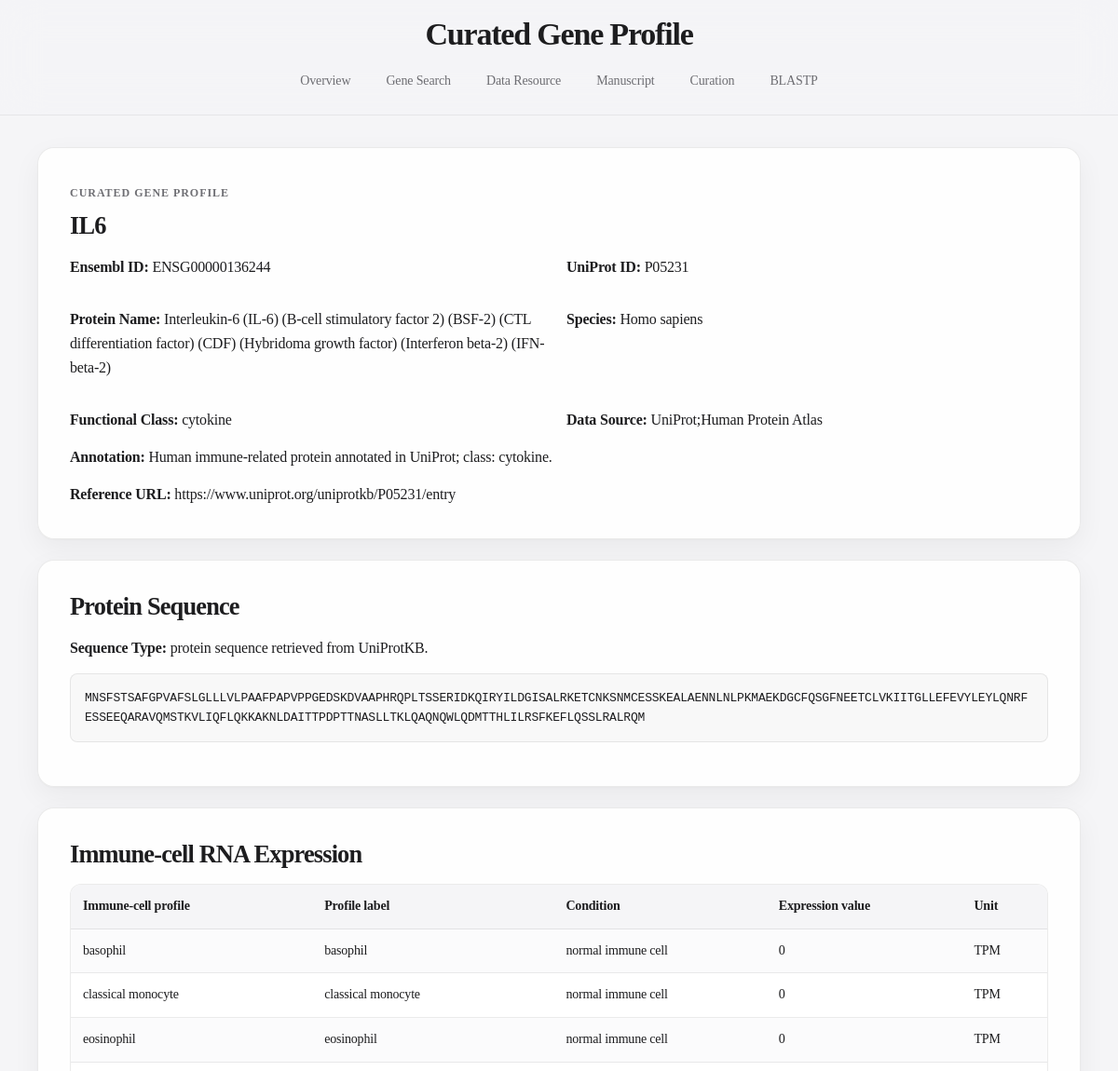
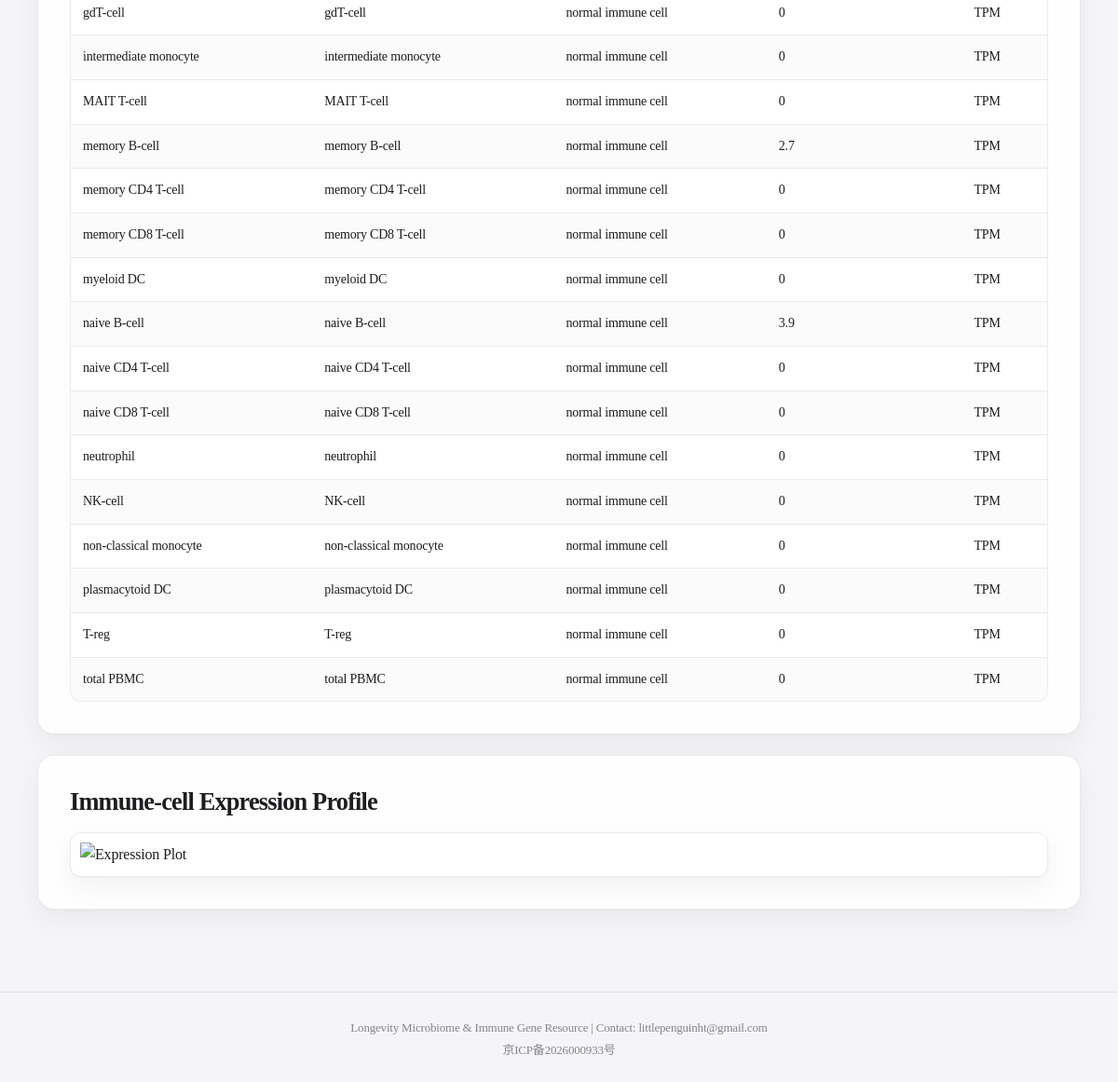
The app's page /gene.php?id=1 with its own data (2 pictures, top to bottom).
### tables this page shows
CREATE TABLE genes (
    id INT AUTO_INCREMENT PRIMARY KEY,
    gene_symbol VARCHAR(100) NOT NULL UNIQUE,
    ensembl_id VARCHAR(100) UNIQUE,
    uniprot_id VARCHAR(100),
    protein_name TEXT,
    species VARCHAR(255) NOT NULL,
    gene_class VARCHAR(255),
    description TEXT,
    sequence_type VARCHAR(50) DEFAULT 'protein',
    sequence MEDIUMTEXT,
    source_database VARCHAR(255),
    source_url TEXT,
    created_at TIMESTAMP DEFAULT CURRENT_TIMESTAMP,
    updated_at TIMESTAMP DEFAULT CURRENT_TIMESTAMP ON UPDATE CURRENT_TIMESTAMP
);

CREATE TABLE expression (
    id INT AUTO_INCREMENT PRIMARY KEY,
    gene_id INT NOT NULL,
    sample_id INT NOT NULL,
    expression_value DOUBLE NOT NULL,
    expression_unit VARCHAR(50) DEFAULT 'TPM',
    created_at TIMESTAMP DEFAULT CURRENT_TIMESTAMP,
    UNIQUE KEY uniq_gene_sample (gene_id, sample_id),
    CONSTRAINT fk_expression_gene FOREIGN KEY (gene_id) REFERENCES genes(id) ON DELETE CASCADE,
    CONSTRAINT fk_expression_sample FOREIGN KEY (sample_id) REFERENCES samples(id) ON DELETE CASCADE
);

CREATE TABLE samples (
    id INT AUTO_INCREMENT PRIMARY KEY,
    sample_name VARCHAR(255) NOT NULL UNIQUE,
    tissue VARCHAR(255),
    condition_name VARCHAR(255),
    species VARCHAR(255) NOT NULL,
    source_database VARCHAR(255),
    description TEXT
);

### gene.php (the view, shortened to what this page needs)
<?php
require_once __DIR__ . '/config/db.php';
$id = (int)($_GET['id'] ?? 0);
$stmt = $pdo->prepare("
    SELECT
        id,
        gene_symbol,
        ensembl_id,
        uniprot_id,
        protein_name,
        species,
        gene_class,
        description,
        sequence_type,
        sequence,
        source_database,
        source_url
    FROM genes
    WHERE id = :id
");
$stmt->execute([':id' => $id]);
$gene = $stmt->fetch();
$stmt2 = $pdo->prepare("
    SELECT
        s.sample_name,
        s.tissue,
        s.condition_name,
        e.expression_value,
        e.expression_unit
    FROM expression e
    INNER JOIN samples s ON e.sample_id = s.id
    WHERE e.gene_id = :gene_id
    ORDER BY s.tissue ASC, s.sample_name ASC
");
$stmt2->execute([':gene_id' => $id]);
$expressionData = $stmt2->fetchAll();
?>
<!DOCTYPE html>
<html lang="zh-CN">
<head>
    <link rel="stylesheet" href="css/style.css">
</head>
<body>
    <?php
    include 'includes/header.php';
    ?>
    <main>
        <section class="card">
            <p class="eyebrow">Curated gene profile</p>
            <h2><?php echo htmlspecialchars($gene['gene_symbol']); ?></h2>
            <div class="meta-grid">
                <p><strong>Ensembl ID:</strong> <?php echo htmlspecialchars($gene['ensembl_id'] ?? ''); ?></p>
                <p><strong>UniProt ID:</strong> <?php echo htmlspecialchars($gene['uniprot_id'] ?? ''); ?></p>
                <p><strong>Protein Name:</strong> <?php echo htmlspecialchars($gene['protein_name'] ?? ''); ?></p>
                <p><strong>Species:</strong> <?php echo htmlspecialchars($gene['species'] ?? ''); ?></p>
                <p><strong>Functional Class:</strong> <?php echo htmlspecialchars($gene['gene_class'] ?? ''); ?></p>
                <p><strong>Data Source:</strong> <?php echo htmlspecialchars($gene['source_database'] ?? ''); ?></p>
            </div>
            <p><strong>Annotation:</strong> <?php echo htmlspecialchars($gene['description'] ?? ''); ?></p>
            <?php if (!empty($gene['source_url'])): ?>
                <p><strong>Reference URL:</strong> <?php echo htmlspecialchars($gene['source_url']); ?></p>
            <?php endif; ?>
        </section>
        <section class="card">
            <h2>Protein Sequence</h2>
            <p><strong>Sequence Type:</strong> <?php echo htmlspecialchars($gene['sequence_type'] ?? ''); ?> sequence retrieved from UniProtKB.</p>
            <pre><?php echo htmlspecialchars($gene['sequence'] ?? ''); ?></pre>
        </section>
        <section class="card">
            <h2>Immune-cell RNA Expression</h2>
            <?php if (count($expressionData) > 0): ?>
                <table>
                    <tr>
                        <th>Immune-cell profile</th>
                        <th>Profile label</th>
                        <th>Condition</th>
                        <th>Expression value</th>
                        <th>Unit</th>
                    </tr>
                    <?php foreach ($expressionData as $row): ?>
                        <tr>
                            <td><?php echo htmlspecialchars($row['sample_name'] ?? ''); ?></td>
                            <td><?php echo htmlspecialchars($row['tissue'] ?? ''); ?></td>
                            <td><?php echo htmlspecialchars($row['condition_name'] ?? ''); ?></td>
                            <td><?php echo htmlspecialchars((string)($row['expression_value'] ?? '')); ?></td>
                            <td><?php echo htmlspecialchars($row['expression_unit'] ?? ''); ?></td>
                        </tr>
                    <?php endforeach; ?>
                </table>
            <?php else: ?>
                <p>No immune-cell expression records are currently available for this gene.</p>
            <?php endif; ?>
        </section>
        <?php if (count($expressionData) > 0): ?>
            <section class="card">
                <h2>Immune-cell Expression Profile</h2>
                <img
                    class="plot-frame"
                    src="plot_expression.php?gene_id=<?php echo htmlspecialchars((string)$gene['id']); ?>"
                    alt="Expression Plot">
            </section>
        <?php endif; ?>
    </main>
    <?php include 'includes/footer.php'; ?>
</body>
</html>

### css/style.css (style rules this page uses)
body { font-family: -apple-system, BlinkMacSystemFont, "Segoe UI", "Roboto", "Oxygen", "Ubuntu", "Cantarell", "Fira Sans", "Droid Sans", "Helvetica Neue", sans-serif; margin: 0; background: #fafbfc; color: #505050; line-height: 1.6; display: flex; flex-direction: column; min-height: 100vh; }
main { width: 85%; max-width: 1000px; margin: 0 auto; flex: 1; padding: 30px 20px; }
.card { background: #ffffff; padding: 24px; border-radius: 6px; margin-bottom: 20px; border: 1px solid #e5e7eb; box-shadow: 0 1px 2px rgba(0, 0, 0, 0.04); transition: all 0.2s ease; }
h2 { margin-top: 0; color: #1f2937; font-weight: 600; font-size: 20px; }
:root { color-scheme: light; --bg: #f5f5f7; --surface: rgba(255, 255, 255, 0.86); --surface-solid: #ffffff; --surface-muted: #fbfbfd; --text: #1d1d1f; --text-muted: #6e6e73; --text-soft: #86868b; --line: rgba(0, 0, 0, 0.08); --line-strong: rgba(0, 0, 0, 0.14); --blue: #0071e3; --blue-dark: #005bb5; --blue-soft: rgba(0, 113, 227, 0.10); --danger: #d70015; --danger-soft: rgba(215, 0, 21, 0.08); --success: #248a3d; --success-soft: rgba(36, 138, 61, 0.10); --radius: 18px; --radius-sm: 12px; --shadow-sm: 0 1px 2px rgba(0, 0, 0, 0.03), 0 10px 30px rgba(0, 0, 0, 0.05); --shadow-md: 0 18px 48px rgba(0, 0, 0, 0.08); --focus: 0 0 0 4px rgba(0, 113, 227, 0.16); }
* { box-sizing: border-box; }
html { scroll-behavior: smooth; background: var(--bg); }
body { margin: 0; color: var(--text); background: radial-gradient(circle at 50% -20%, rgba(255, 255, 255, 0.95), rgba(245, 245, 247, 0) 420px), var(--bg); font-family: 'Times New Roman', Times, serif, Arial, -apple-system, BlinkMacSystemFont, "SF Pro Text", "SF Pro Display", "Segoe UI", "Microsoft YaHei", sans-serif; font-size: 16px; line-height: 1.62; letter-spacing: -0.012em; -webkit-font-smoothing: antialiased; text-rendering: optimizeLegibility; }
img { max-width: 100%; height: auto; }
main { width: min(1120px, calc(100% - 44px)); max-width: 1120px; padding: 34px 0 22px; }
.card { margin-bottom: 22px; padding: clamp(22px, 3vw, 34px); overflow: hidden; color: var(--text); background: var(--surface); border: 1px solid var(--line); border-radius: var(--radius); box-shadow: var(--shadow-sm); backdrop-filter: blur(18px); -webkit-backdrop-filter: blur(18px); transition: box-shadow .2s ease, border-color .2s ease, transform .2s ease; }
h1, h2, h3 { color: var(--text); line-height: 1.18; letter-spacing: -0.032em; }
h2 { margin: 0 0 16px; font-size: clamp(21px, 2.2vw, 28px); font-weight: 650; }
p { margin: 0 0 14px; }
p:last-child { margin-bottom: 0; }
strong { color: var(--text); font-weight: 650; }
.summary-grid, .split-grid, .form-grid, .meta-grid { gap: 16px !important; }
table { width: 100%; margin-top: 16px; border-collapse: separate !important; border-spacing: 0; overflow: hidden; background: rgba(255, 255, 255, 0.76) !important; border: 1px solid var(--line) !important; border-radius: var(--radius-sm); box-shadow: none; font-size: 14px; }
table, th, td { border-color: var(--line) !important; }
th, td { padding: 12px 13px !important; text-align: left; vertical-align: top; border: 0 !important; border-bottom: 1px solid var(--line) !important; }
th { color: var(--text); background: rgba(245, 245, 247, 0.92) !important; font-weight: 620; }
tr:last-child td { border-bottom: 0 !important; }
table tr:nth-child(even):not(:first-child) { background: rgba(245, 245, 247, 0.42); }
pre { max-width: 100%; overflow-x: auto; white-space: pre-wrap; word-break: break-word; color: var(--text); background: rgba(245, 245, 247, 0.78); border: 1px solid var(--line); border-radius: var(--radius-sm); padding: 15px; font-family: "SFMono-Regular", ui-monospace, Menlo, Consolas, monospace; font-size: 13px; line-height: 1.62; }
.plot-frame, img[alt="Expression Plot"] { display: block; max-width: 100%; border: 1px solid var(--line) !important; border-radius: var(--radius-sm) !important; padding: 10px !important; background: #fff !important; box-shadow: var(--shadow-sm); }
.eyebrow { display: inline-flex; margin: 0 0 10px; color: var(--text-muted); font-size: 12px; font-weight: 650; letter-spacing: .08em; text-transform: uppercase; }

### records on screen
genes: gene_symbol "IL6", ensembl "ENSG00000136244", uniprot "P05231", protein_name "Interleukin-6 (IL-6) (B-cell stimulatory factor 2) (BSF-2) (CTL differentiation factor) (CDF) (Hybridoma growth factor) (Interferon beta-2) (IFN-beta-2)", species "Homo sapiens", gene_class "cytokine", source_database "UniProt;Human Protein Atlas", description "Human immune-related protein annotated in UniProt; class: cytokine.", source_url "https://www.uniprot.org/uniprotkb/P05231/entry", sequence_type "protein", sequence "MNSFSTSAFGPVAFSLGLLLVLPAAFPAPVPPGEDSKDVAAPHRQPLTSSERIDKQIRYILDGISALRKETCNKSNMCESSKEALAENNLNLPKMAEKDGCFQSGFNEETCLVKIITGLLEFEVYLEYLQNRFESSEEQARAVQMSTKVLIQFLQKKAKNLDAITTPDPTTNASLLTKLQAQNQWLQDMTTHLILRSFKEFLQSSLRALRQM"
expression: sample.sample_name "basophil", sample.tissue "basophil", sample.condition_name "normal immune cell", expression_value "0", expression_unit "TPM"
expression: sample.sample_name "classical monocyte", sample.tissue "classical monocyte", sample.condition_name "normal immune cell", expression_value "0", expression_unit "TPM"
expression: sample.sample_name "eosinophil", sample.tissue "eosinophil", sample.condition_name "normal immune cell", expression_value "0", expression_unit "TPM"
expression: sample.sample_name "gdT-cell", sample.tissue "gdT-cell", sample.condition_name "normal immune cell", expression_value "0", expression_unit "TPM"
expression: sample.sample_name "intermediate monocyte", sample.tissue "intermediate monocyte", sample.condition_name "normal immune cell", expression_value "0", expression_unit "TPM"
expression: sample.sample_name "MAIT T-cell", sample.tissue "MAIT T-cell", sample.condition_name "normal immune cell", expression_value "0", expression_unit "TPM"
expression: sample.sample_name "memory B-cell", sample.tissue "memory B-cell", sample.condition_name "normal immune cell", expression_value "2.7", expression_unit "TPM"
expression: sample.sample_name "memory CD4 T-cell", sample.tissue "memory CD4 T-cell", sample.condition_name "normal immune cell", expression_value "0", expression_unit "TPM"
expression: sample.sample_name "memory CD8 T-cell", sample.tissue "memory CD8 T-cell", sample.condition_name "normal immune cell", expression_value "0", expression_unit "TPM"
expression: sample.sample_name "myeloid DC", sample.tissue "myeloid DC", sample.condition_name "normal immune cell", expression_value "0", expression_unit "TPM"
expression: sample.sample_name "naive B-cell", sample.tissue "naive B-cell", sample.condition_name "normal immune cell", expression_value "3.9", expression_unit "TPM"
expression: sample.sample_name "naive CD4 T-cell", sample.tissue "naive CD4 T-cell", sample.condition_name "normal immune cell", expression_value "0", expression_unit "TPM"
expression: sample.sample_name "naive CD8 T-cell", sample.tissue "naive CD8 T-cell", sample.condition_name "normal immune cell", expression_value "0", expression_unit "TPM"
expression: sample.sample_name "neutrophil", sample.tissue "neutrophil", sample.condition_name "normal immune cell", expression_value "0", expression_unit "TPM"
expression: sample.sample_name "NK-cell", sample.tissue "NK-cell", sample.condition_name "normal immune cell", expression_value "0", expression_unit "TPM"
expression: sample.sample_name "non-classical monocyte", sample.tissue "non-classical monocyte", sample.condition_name "normal immune cell", expression_value "0", expression_unit "TPM"
expression: sample.sample_name "plasmacytoid DC", sample.tissue "plasmacytoid DC", sample.condition_name "normal immune cell", expression_value "0", expression_unit "TPM"
expression: sample.sample_name "T-reg", sample.tissue "T-reg", sample.condition_name "normal immune cell", expression_value "0", expression_unit "TPM"
expression: sample.sample_name "total PBMC", sample.tissue "total PBMC", sample.condition_name "normal immune cell", expression_value "0", expression_unit "TPM"

### other values on screen
$pageTitle "Curated Gene Profile"
